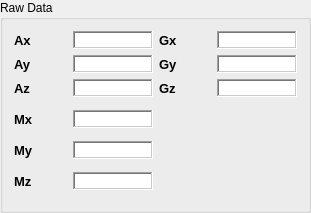
        <widget class="QGroupBox" name="sensorBiases_groupBox_5">
         <property name="minimumSize">
          <size>
           <width>311</width>
           <height>213</height>
          </size>
         </property>
         <property name="maximumSize">
          <size>
           <width>361</width>
           <height>213</height>
          </size>
         </property>
         <property name="title">
          <string>Raw Data</string>
         </property>
         <layout class="QGridLayout" name="gridLayout_16">
          <item row="0" column="0">
           <layout class="QGridLayout" name="gridLayout_17">
            <item row="0" column="0">
             <widget class="QLabel" name="label_68">
              <property name="minimumSize">
               <size>
                <width>0</width>
                <height>0</height>
               </size>
              </property>
              <property name="maximumSize">
               <size>
                <width>16777215</width>
                <height>16777215</height>
               </size>
              </property>
              <property name="font">
               <font>
                <pointsize>10</pointsize>
                <weight>75</weight>
                <bold>true</bold>
               </font>
              </property>
              <property name="text">
               <string>Ax</string>
              </property>
             </widget>
            </item>
            <item row="0" column="1">
             <widget class="QTextEdit" name="m_Axr">
              <property name="minimumSize">
               <size>
                <width>60</width>
                <height>18</height>
               </size>
              </property>
              <property name="maximumSize">
               <size>
                <width>80</width>
                <height>18</height>
               </size>
              </property>
              <property name="font">
               <font>
                <pointsize>10</pointsize>
               </font>
              </property>
              <property name="frameShape">
               <enum>QFrame::WinPanel</enum>
              </property>
              <property name="verticalScrollBarPolicy">
               <enum>Qt::ScrollBarAlwaysOff</enum>
              </property>
              <property name="horizontalScrollBarPolicy">
               <enum>Qt::ScrollBarAlwaysOff</enum>
              </property>
              <property name="readOnly">
               <bool>true</bool>
              </property>
             </widget>
            </item>
            <item row="1" column="0">
             <widget class="QLabel" name="label_69">
              <property name="minimumSize">
               <size>
                <width>0</width>
                <height>0</height>
               </size>
              </property>
              <property name="maximumSize">
               <size>
                <width>16777215</width>
                <height>16777215</height>
               </size>
              </property>
              <property name="font">
               <font>
                <pointsize>10</pointsize>
                <weight>75</weight>
                <bold>true</bold>
               </font>
              </property>
              <property name="text">
               <string>Ay</string>
              </property>
             </widget>
            </item>
            <item row="1" column="1">
             <widget class="QTextEdit" name="m_Ayr">
              <property name="minimumSize">
               <size>
                <width>60</width>
                <height>18</height>
               </size>
              </property>
              <property name="maximumSize">
               <size>
                <width>80</width>
                <height>18</height>
               </size>
              </property>
              <property name="font">
               <font>
                <pointsize>10</pointsize>
               </font>
              </property>
              <property name="frameShape">
               <enum>QFrame::WinPanel</enum>
              </property>
              <property name="verticalScrollBarPolicy">
               <enum>Qt::ScrollBarAlwaysOff</enum>
              </property>
              <property name="horizontalScrollBarPolicy">
               <enum>Qt::ScrollBarAlwaysOff</enum>
              </property>
              <property name="readOnly">
               <bool>true</bool>
              </property>
             </widget>
            </item>
            <item row="2" column="0">
             <widget class="QLabel" name="label_70">
              <property name="minimumSize">
               <size>
                <width>0</width>
                <height>0</height>
               </size>
              </property>
              <property name="maximumSize">
               <size>
                <width>16777215</width>
                <height>16777215</height>
               </size>
              </property>
              <property name="font">
               <font>
                <pointsize>10</pointsize>
                <weight>75</weight>
                <bold>true</bold>
               </font>
              </property>
              <property name="text">
               <string>Az</string>
              </property>
             </widget>
            </item>
            <item row="2" column="1">
             <widget class="QTextEdit" name="m_Azr">
              <property name="minimumSize">
               <size>
                <width>60</width>
                <height>18</height>
               </size>
              </property>
              <property name="maximumSize">
               <size>
                <width>80</width>
                <height>18</height>
               </size>
              </property>
              <property name="font">
               <font>
                <pointsize>10</pointsize>
               </font>
              </property>
              <property name="frameShape">
               <enum>QFrame::WinPanel</enum>
              </property>
              <property name="verticalScrollBarPolicy">
               <enum>Qt::ScrollBarAlwaysOff</enum>
              </property>
              <property name="horizontalScrollBarPolicy">
               <enum>Qt::ScrollBarAlwaysOff</enum>
              </property>
              <property name="readOnly">
               <bool>true</bool>
              </property>
             </widget>
            </item>
           </layout>
          </item>
          <item row="0" column="1">
           <layout class="QGridLayout" name="gridLayout_18">
            <item row="0" column="0">
             <widget class="QLabel" name="label_71">
              <property name="minimumSize">
               <size>
                <width>0</width>
                <height>0</height>
               </size>
              </property>
              <property name="maximumSize">
               <size>
                <width>16777215</width>
                <height>16777215</height>
               </size>
              </property>
              <property name="font">
               <font>
                <pointsize>10</pointsize>
                <weight>75</weight>
                <bold>true</bold>
               </font>
              </property>
              <property name="text">
               <string>Gx</string>
              </property>
             </widget>
            </item>
            <item row="0" column="1">
             <widget class="QTextEdit" name="m_Gxr">
              <property name="minimumSize">
               <size>
                <width>60</width>
                <height>18</height>
               </size>
              </property>
              <property name="maximumSize">
               <size>
                <width>80</width>
                <height>18</height>
               </size>
              </property>
              <property name="font">
               <font>
                <pointsize>10</pointsize>
               </font>
              </property>
              <property name="frameShape">
               <enum>QFrame::WinPanel</enum>
              </property>
              <property name="verticalScrollBarPolicy">
               <enum>Qt::ScrollBarAlwaysOff</enum>
              </property>
              <property name="horizontalScrollBarPolicy">
               <enum>Qt::ScrollBarAlwaysOff</enum>
              </property>
              <property name="readOnly">
               <bool>true</bool>
              </property>
             </widget>
            </item>
            <item row="1" column="0">
             <widget class="QLabel" name="label_72">
              <property name="minimumSize">
               <size>
                <width>0</width>
                <height>0</height>
               </size>
              </property>
              <property name="maximumSize">
               <size>
                <width>16777215</width>
                <height>16777215</height>
               </size>
              </property>
              <property name="font">
               <font>
                <pointsize>10</pointsize>
                <weight>75</weight>
                <bold>true</bold>
               </font>
              </property>
              <property name="text">
               <string>Gy</string>
              </property>
             </widget>
            </item>
            <item row="1" column="1">
             <widget class="QTextEdit" name="m_Gyr">
              <property name="minimumSize">
               <size>
                <width>60</width>
                <height>18</height>
               </size>
              </property>
              <property name="maximumSize">
               <size>
                <width>80</width>
                <height>18</height>
               </size>
              </property>
              <property name="font">
               <font>
                <pointsize>10</pointsize>
               </font>
              </property>
              <property name="frameShape">
               <enum>QFrame::WinPanel</enum>
              </property>
              <property name="verticalScrollBarPolicy">
               <enum>Qt::ScrollBarAlwaysOff</enum>
              </property>
              <property name="horizontalScrollBarPolicy">
               <enum>Qt::ScrollBarAlwaysOff</enum>
              </property>
              <property name="readOnly">
               <bool>true</bool>
              </property>
             </widget>
            </item>
            <item row="2" column="0">
             <widget class="QLabel" name="label_73">
              <property name="minimumSize">
               <size>
                <width>0</width>
                <height>0</height>
               </size>
              </property>
              <property name="maximumSize">
               <size>
                <width>16777215</width>
                <height>16777215</height>
               </size>
              </property>
              <property name="font">
               <font>
                <pointsize>10</pointsize>
                <weight>75</weight>
                <bold>true</bold>
               </font>
              </property>
              <property name="text">
               <string>Gz</string>
              </property>
             </widget>
            </item>
            <item row="2" column="1">
             <widget class="QTextEdit" name="m_Gzr">
              <property name="minimumSize">
               <size>
                <width>60</width>
                <height>18</height>
               </size>
              </property>
              <property name="maximumSize">
               <size>
                <width>80</width>
                <height>18</height>
               </size>
              </property>
              <property name="font">
               <font>
                <pointsize>10</pointsize>
               </font>
              </property>
              <property name="frameShape">
               <enum>QFrame::WinPanel</enum>
              </property>
              <property name="verticalScrollBarPolicy">
               <enum>Qt::ScrollBarAlwaysOff</enum>
              </property>
              <property name="horizontalScrollBarPolicy">
               <enum>Qt::ScrollBarAlwaysOff</enum>
              </property>
              <property name="readOnly">
               <bool>true</bool>
              </property>
             </widget>
            </item>
           </layout>
          </item>
          <item row="1" column="0">
           <layout class="QGridLayout" name="gridLayout_19">
            <item row="0" column="0">
             <widget class="QLabel" name="label_74">
              <property name="minimumSize">
               <size>
                <width>0</width>
                <height>0</height>
               </size>
              </property>
              <property name="maximumSize">
               <size>
                <width>16777215</width>
                <height>16777215</height>
               </size>
              </property>
              <property name="font">
               <font>
                <pointsize>10</pointsize>
                <weight>75</weight>
                <bold>true</bold>
               </font>
              </property>
              <property name="text">
               <string>Mx</string>
              </property>
             </widget>
            </item>
            <item row="0" column="1">
             <widget class="QTextEdit" name="m_Mxr">
              <property name="minimumSize">
               <size>
                <width>60</width>
                <height>18</height>
               </size>
              </property>
              <property name="maximumSize">
               <size>
                <width>80</width>
                <height>18</height>
               </size>
              </property>
              <property name="font">
               <font>
                <pointsize>10</pointsize>
               </font>
              </property>
              <property name="frameShape">
               <enum>QFrame::WinPanel</enum>
              </property>
              <property name="verticalScrollBarPolicy">
               <enum>Qt::ScrollBarAlwaysOff</enum>
              </property>
              <property name="horizontalScrollBarPolicy">
               <enum>Qt::ScrollBarAlwaysOff</enum>
              </property>
              <property name="readOnly">
               <bool>true</bool>
              </property>
             </widget>
            </item>
            <item row="1" column="0">
             <widget class="QLabel" name="label_75">
              <property name="minimumSize">
               <size>
                <width>0</width>
                <height>0</height>
               </size>
              </property>
              <property name="maximumSize">
               <size>
                <width>16777215</width>
                <height>16777215</height>
               </size>
              </property>
              <property name="font">
               <font>
                <pointsize>10</pointsize>
                <weight>75</weight>
                <bold>true</bold>
               </font>
              </property>
              <property name="text">
               <string>My</string>
              </property>
             </widget>
            </item>
            <item row="1" column="1">
             <widget class="QTextEdit" name="m_Myr">
              <property name="minimumSize">
               <size>
                <width>60</width>
                <height>18</height>
               </size>
              </property>
              <property name="maximumSize">
               <size>
                <width>80</width>
                <height>18</height>
               </size>
              </property>
              <property name="font">
               <font>
                <pointsize>10</pointsize>
               </font>
              </property>
              <property name="frameShape">
               <enum>QFrame::WinPanel</enum>
              </property>
              <property name="verticalScrollBarPolicy">
               <enum>Qt::ScrollBarAlwaysOff</enum>
              </property>
              <property name="horizontalScrollBarPolicy">
               <enum>Qt::ScrollBarAlwaysOff</enum>
              </property>
              <property name="readOnly">
               <bool>true</bool>
              </property>
             </widget>
            </item>
            <item row="2" column="0">
             <widget class="QLabel" name="label_76">
              <property name="minimumSize">
               <size>
                <width>0</width>
                <height>0</height>
               </size>
              </property>
              <property name="maximumSize">
               <size>
                <width>16777215</width>
                <height>16777215</height>
               </size>
              </property>
              <property name="font">
               <font>
                <pointsize>10</pointsize>
                <weight>75</weight>
                <bold>true</bold>
               </font>
              </property>
              <property name="text">
               <string>Mz</string>
              </property>
             </widget>
            </item>
            <item row="2" column="1">
             <widget class="QTextEdit" name="m_Mzr">
              <property name="minimumSize">
               <size>
                <width>60</width>
                <height>18</height>
               </size>
              </property>
              <property name="maximumSize">
               <size>
                <width>80</width>
                <height>18</height>
               </size>
              </property>
              <property name="font">
               <font>
                <pointsize>10</pointsize>
               </font>
              </property>
              <property name="frameShape">
               <enum>QFrame::WinPanel</enum>
              </property>
              <property name="verticalScrollBarPolicy">
               <enum>Qt::ScrollBarAlwaysOff</enum>
              </property>
              <property name="horizontalScrollBarPolicy">
               <enum>Qt::ScrollBarAlwaysOff</enum>
              </property>
              <property name="readOnly">
               <bool>true</bool>
              </property>
             </widget>
            </item>
           </layout>
          </item>
          <item row="1" column="1">
           <spacer name="verticalSpacer_4">
            <property name="orientation">
             <enum>Qt::Vertical</enum>
            </property>
            <property name="sizeHint" stdset="0">
             <size>
              <width>20</width>
              <height>84</height>
             </size>
            </property>
           </spacer>
          </item>
         </layout>
        </widget>
